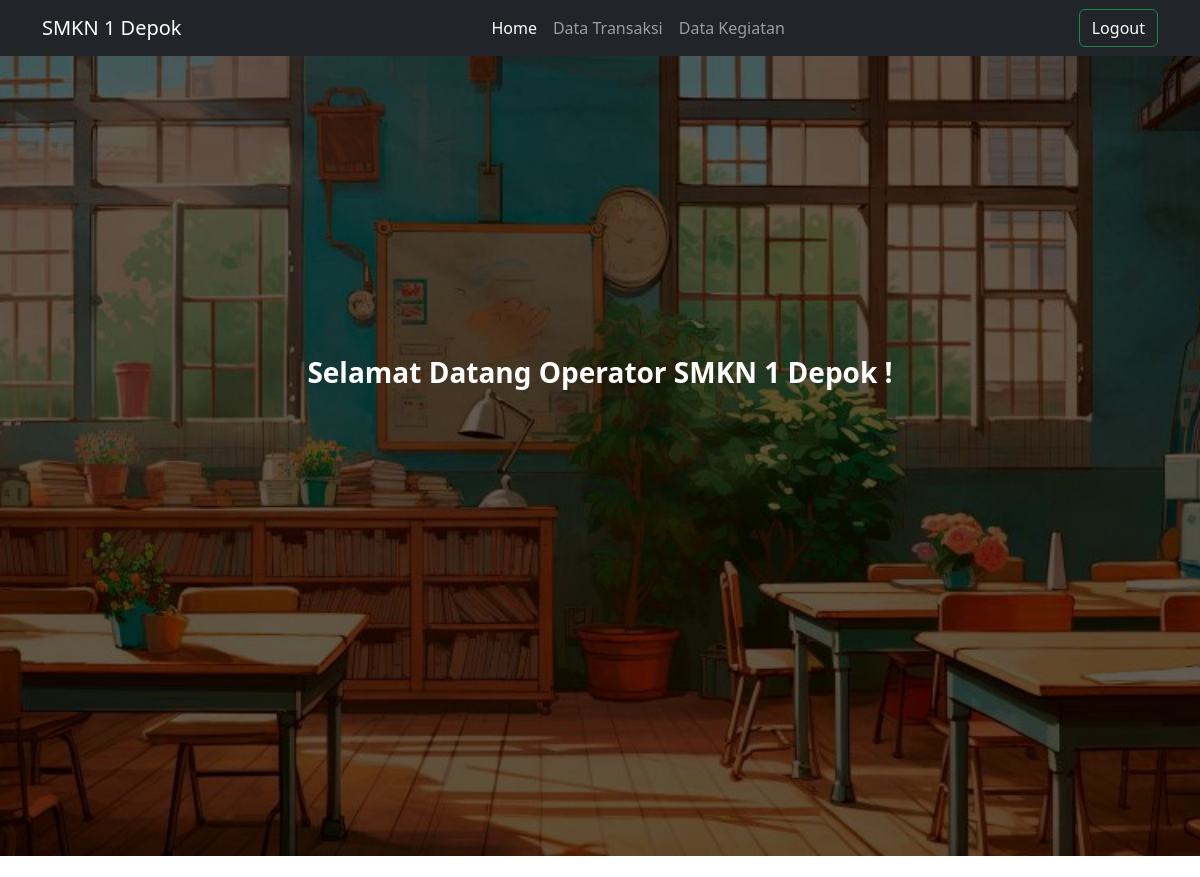
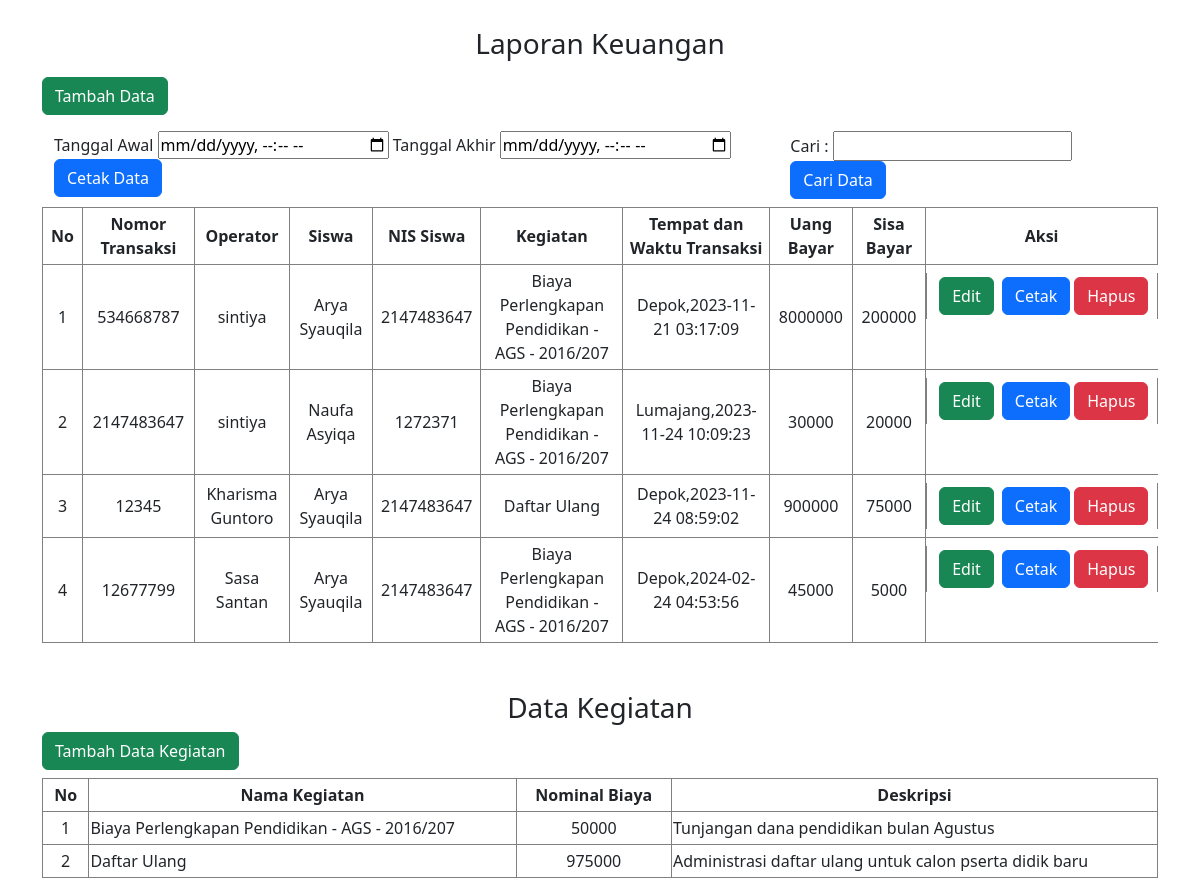
The app's page /dashboard/operator.php with its own data (2 pictures, top to bottom).
### tables this page shows
CREATE TABLE `transaksi` (
  `id_transaksi` int(12) NOT NULL,
  `id_keb` int(12) NOT NULL,
  `no_transaksi` int(12) NOT NULL,
  `id_siswa` int(12) NOT NULL,
  `id_operator` int(12) NOT NULL,
  `tanggal_waktu` datetime NOT NULL,
  `tempat` varchar(255) NOT NULL,
  `uang_bayar` varchar(200) NOT NULL,
  `sisa_bayar` varchar(255) NOT NULL
);

CREATE TABLE `operator` (
  `id_operator` int(12) NOT NULL,
  `nip_operator` int(12) NOT NULL,
  `jenis_kelamin` enum('perempuan','laki-laki') NOT NULL,
  `nama_operator` varchar(255) NOT NULL
);

CREATE TABLE `siswa` (
  `id_siswa` int(12) NOT NULL,
  `nis_siswa` int(12) NOT NULL,
  `nama` varchar(255) NOT NULL,
  `kelas` varchar(255) NOT NULL,
  `jenis_kelamin` enum('perempuan','laki-laki') NOT NULL
);

CREATE TABLE `kegiatan` (
  `id_keb` int(11) NOT NULL,
  `jenis_keb` varchar(255) NOT NULL,
  `harga` varchar(255) NOT NULL,
  `deskripsi` text NOT NULL
);

### db.php (called while the page is built, shortened)
<?php
function conn(){
    $server = "localhost";
    $user = "root";
    $pass = "";
    $dbname = "nova_pembayaransekolah";
    $conn = mysqli_connect($server,$user,$pass,$dbname);
    return $conn;
}
function getKegiatan()
{
    $conn = conn();
    $sql = "SELECT * FROM kegiatan";
    $result = mysqli_query($conn, $sql);
    $rows = [];
    while ($row = mysqli_fetch_array($result)) {
        $rows[] = $row;
    }
    return $rows;
}
function getTransaksi()
{
    $conn = conn();
    $sql = "SELECT transaksi.id_transaksi, transaksi.no_transaksi,  transaksi.tanggal_waktu, transaksi.tempat, transaksi.uang_bayar, transaksi.sisa_bayar, siswa.id_siswa, siswa.nis_siswa, siswa.nama, siswa.kelas, operator.id_operator, operator.nama_operator, kegiatan.id_keb, kegiatan.jenis_keb FROM siswa INNER JOIN transaksi ON siswa.id_siswa=transaksi.id_siswa INNER JOIN operator ON operator.id_operator = transaksi.id_operator INNER JOIN kegiatan ON kegiatan.id_keb = transaksi.id_keb ORDER BY id_transaksi";
    $result = mysqli_query($conn, $sql);
    $rows = [];
    while ($row = mysqli_fetch_array($result)) {
        $rows[] = $row;
    }
    return $rows;
}
?>

### dashboard/operator.php (the view, shortened to what this page needs)
<?php
require "../db.php";
?>
<!DOCTYPE html>
<html lang="en">
<head>
    <link rel="stylesheet" href="../bootstrap-5.3.2-dist/bootstrap-5.3.2-dist/css/bootstrap.min.css">
</head>
<body>
    <nav class="navbar navbar-expand-sm navbar-dark bg-dark">
          <div class="container">
            <a class="navbar-brand" href="operator.php">SMKN 1 Depok</a>
            <div class="collapse navbar-collapse" id="collapsibleNavId">
                <ul class="navbar-nav me-auto mt-2 mt-lg-0 mx-auto">
                    <li class="nav-item">
                        <a class="nav-link active" href="#home" aria-current="page">Home <span class="visually-hidden">(current)</span></a>
                    </li>
                    <li class="nav-item">
                        <a class="nav-link" href="#transaksi">Data Transaksi</a>
                    </li>
                    <li class="nav-item">
                        <a class="nav-link" href="#kegiatan">Data Kegiatan</a>
                    </li>
                </ul>
                <form class="d-flex my-2 my-lg-0">
                    <button class="btn btn-outline-success my-2 my-sm-0" type="submit"><a href="../action.php?action=logout" class="text-decoration-none text-white">Logout</a></button>
                </form>
            </div>
      </div>
    </nav>
    <div class="container-fluid" id="home">
        <div class="row">
            <div class="hero align-items-center">
                <div class="container">
                    <div class="row d-flex align-items-center" style="margin-top: 300px;">
                    <h3 class="text-white fw-bold text-center">Selamat Datang Operator SMKN 1 Depok !</h3>
                    </div>
                </div>
            </div>
        </div>
    </div>
    <div class="container">
        <div id="transaksi">
            <h3 class="text-center mt-5">Laporan Keuangan</h3>
            <a href="../form/formtransaksi.php" class="btn btn-success mb-3 mt-2">Tambah Data</a>
            <div class="container d-flex mb-2">
                <form action="../struk/tanggal.php" method="get" >
                    <label for="">Tanggal Awal</label>
                    <input type="datetime-local" name="tanggal_awal" id="tanggal_awal" >
                    <label for="">Tanggal Akhir</label>
                    <input type="datetime-local" name="tanggal_akhir" id="tanggal_akhir" >
                    <button type="submit" class="btn btn-primary">Cetak Data</button>
                </form>
                <form action="" method="get" class="mx-auto">
                    <label for="">Cari :</label>
                    <input type="text" name="cari_transaksi" id="cari_transaksi" value="<?php if (isset($_GET['cari_transaksi'])) {
                                                                                            echo $_GET['cari_transaksi'];
                                                                                        } ?>">
                    <button type="submit" class="btn btn-primary">Cari Data</button>
                </form>
            </div>
            <div class="table-responsive">
            <table class="table-bordered container" id="dataTable" cellspacing="0">
                <tr>
                    <th class="py-1 px-2">No</th>
                    <th class="py-1 px-2 text-center mr-2 ml-2">Nomor Transaksi</th>
                    <th class="py-1 px-2 text-center">Operator</th>
                    <th class="py-1 px-2 text-center">Siswa</th>
                    <th class="py-1 px-2 text-center">NIS Siswa</th>
                    <th class=" py-1 px-1 text-center">Kegiatan</th>
                    <th class=" py-1 px-1 text-center">Tempat dan Waktu Transaksi</th>
                    <th class=" py-1 px-1 text-center">Uang Bayar</th>
                    <th class=" py-1 px-1 text-center">Sisa Bayar</th>
                    <th class=" py-1 px-1 text-center">Aksi</th>
                </tr>
                <?php
                $no = 1;
                if (isset($_GET['cari_transaksi'])) {
                    $cari = cariTransaksi();
                } else {
                    $cari = getTransaksi();
                }
                if ($cari !== false) {
                    foreach ($cari as $rows) { ?>
                        <tr>
                            <td class="text-center px-1"><?= $no; ?></td>
                            <td class="py-1 px-2 text-center mr-2 ml-2"><?= $rows['no_transaksi'] ?></td>
                            <td class="py-1 px-2 text-center mr-2 ml-2"><?= $rows['nama_operator'] ?></td>
                            <td class="py-1 px-2 text-center mr-2 ml-2"><?= $rows['nama'] ?></td>
                            <td class="py-1 px-2 text-center mr-2 ml-2"><?= $rows['nis_siswa'] ?></td>
                            <td class="py-1 px-2 text-center mr-2 ml-2"><?= $rows['jenis_keb'] ?></td>
                            <td class="py-1 px-2 text-center mr-2 ml-2"><?= $rows['tempat'] ?>,<?= $rows['tanggal_waktu'] ?></td>
                            <td class="py-1 px-2 text-center mr-2 ml-2"><?= $rows['uang_bayar'] ?></td>
                            <td class="py-1 px-2 text-center mr-2 ml-2"><?= $rows['sisa_bayar'] ?></td>
                            <td class="d-flex mt-2 mb-2 py-1 px-2 text-center mr-2 ml-2">
                                <a href="../form/formtransaksi.php?id_transaksi=<?= $rows['id_transaksi'] ?>" class="btn btn-success mx-1">Edit</a>
                                <a href="../struk/perid.php?id_transaksi=<?= $rows['id_transaksi'] ?>" class="btn btn-primary mx-1">Cetak</a>
                                <a href="../action.php?id_transaksi=<?= $rows['id_transaksi'] ?>&action=delete_transaksi'" class="btn btn-danger">Hapus </a>
                            </td>
                        </tr>
                <?php $no++;
                    }
                }
                ?>
            </table>
            </div>
        </div>
        <div id="kegiatan">
            <h3 class="text-center mt-5">Data Kegiatan</h3>
            <a href="../form/formkegiatan.php" class="btn btn-success mb-2">Tambah Data Kegiatan</a>
            <table class="table-bordered container">
                <tr>
                    <th class="py-1 px-2 text-center">No</th>
                    <th class="py-1 px-2 text-center">Nama Kegiatan</th>
                    <th class="py-1 px-2 text-center">Nominal Biaya</th>
                    <th class="py-1 px-2 text-center">Deskripsi</th>
                </tr>
                <?php
                $no = 1;
                foreach (getKegiatan() as $rows) { ?>
                    <tr class="py-1 px-2">
                        <td class="py-1 px-2 text-center mr-2 ml-2"><?= $no; ?></td>
                        <td><?= $rows['jenis_keb'] ?></td>
                        <td class="py-1 px-2 text-center"><?= $rows['harga'] ?></td>
                        <td><?= $rows['deskripsi'] ?></td>
                    </tr>
                <?php $no++;
                }
                ?>
            </table>
        </div>
    </div>
</body>
</html>

### dashboard/operator.php (style rules this page uses)
.hero { background-image: none; background-position: center; background-image: url(../bg.jpg); background-size: cover; background-repeat: no-repeat; width: 100%; height: 100vh; }

### records on screen
transaksi: no_transaksi "534668787", id_operator.nama_operator "sintiya", id_siswa.nama "Arya Syauqila", id_siswa.nis_siswa "2147483647", id_keb.jenis_keb "Biaya Perlengkapan Pendidikan - AGS - 2016/207", tempat "Depok", tanggal_waktu "2023-11-21 03:17:09", uang_bayar "8000000", sisa_bayar "200000"
transaksi: no_transaksi "2147483647", id_operator.nama_operator "sintiya", id_siswa.nama "Naufa Asyiqa", id_siswa.nis_siswa "1272371", id_keb.jenis_keb "Biaya Perlengkapan Pendidikan - AGS - 2016/207", tempat "Lumajang", tanggal_waktu "2023-11-24 10:09:23", uang_bayar "30000", sisa_bayar "20000"
transaksi: no_transaksi "12345", id_operator.nama_operator "Kharisma Guntoro", id_siswa.nama "Arya Syauqila", id_siswa.nis_siswa "2147483647", id_keb.jenis_keb "Daftar Ulang", tempat "Depok", tanggal_waktu "2023-11-24 08:59:02", uang_bayar "900000", sisa_bayar "75000"
transaksi: no_transaksi "12677799", id_operator.nama_operator "Sasa Santan", id_siswa.nama "Arya Syauqila", id_siswa.nis_siswa "2147483647", id_keb.jenis_keb "Biaya Perlengkapan Pendidikan - AGS - 2016/207", tempat "Depok", tanggal_waktu "2024-02-24 04:53:56", uang_bayar "45000", sisa_bayar "5000"
kegiatan: jenis_keb "Biaya Perlengkapan Pendidikan - AGS - 2016/207", harga "50000", deskripsi "Tunjangan dana pendidikan bulan Agustus"
kegiatan: jenis_keb "Daftar Ulang", harga "975000", deskripsi "Administrasi daftar ulang untuk calon pserta didik baru"
